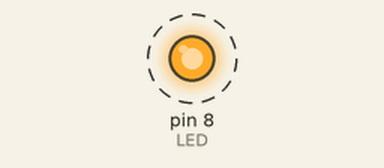
This program was run on a simulated Raspberry Pi (header pin numbers). Shown: output pins drawn as LEDs (lit = HIGH). Dashed ring = blinking.

Above: at 0.5 s.
Timing chart, 0 to 4.6 s (numbered marks = the images above):
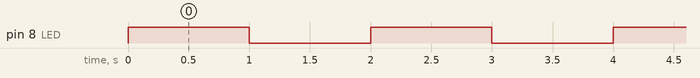

Measured:
- by itself, pin 8 (LED): alternates HIGH for 1.0 s and LOW for 1.0 s

The program:

gpio_tryexcept.py
```python
# import RPi.GPIO as GPIO
# import time
from RPi.GPIO import *
from time import *
import sys

setmode(BOARD)
setwarnings(False)

LED = 8

setup(LED, OUT, initial=LOW)

try:
    while True:
        output(LED, HIGH)
        sleep(1)
        output(LED, LOW)
        sleep(1)
except KeyboardInterrupt:
    # pass
    sys.exit(0)

finally:
    cleanup()
```
